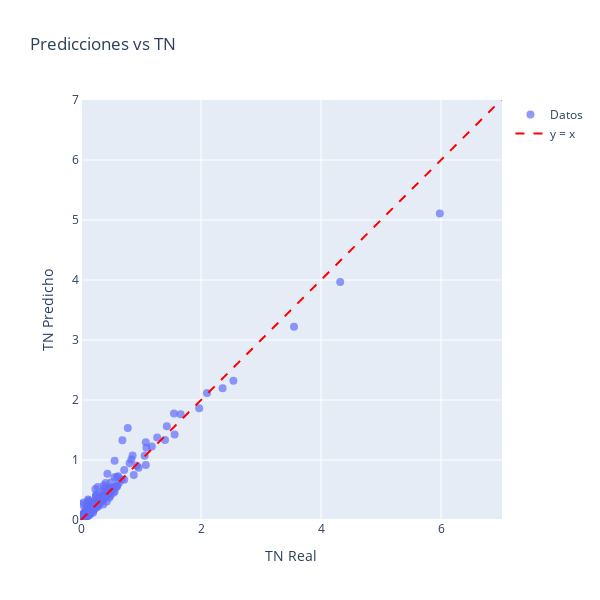

Notebook cell for this chart:
### Code cell
import plotly.graph_objects as go

# Crear el gráfico de dispersión
fig = go.Figure()

# Añadir los puntos de dispersión con el product_id en el hover
fig.add_trace(go.Scatter(
    x=df_final["tn"],
    y=df_final["tn_t2_pred"],
    mode='markers',
    name='Datos',
    customdata=df_final["product_id"],  # Pasamos el product_id como dato adicional
    hovertemplate=(
        "<b>TN Real</b>: %{x}<br>"
        "<b>TN Predicho</b>: %{y}<br>"
        "<b>Product ID</b>: %{customdata}<br>"
        "<extra></extra>"  # Elimina información adicional automática
    ),
    marker=dict(size=8, opacity=0.7)  # Opcional: ajustar tamaño y transparencia
))

# Añadir la línea de referencia y=x
fig.add_trace(go.Scatter(
    x=[0, 1400],
    y=[0, 1400],
    mode='lines',
    name='y = x',
    line=dict(color='red', dash='dash')
))

# Configurar el diseño del gráfico para que sea cuadrado
fig.update_layout(
    title='Predicciones vs TN',
    xaxis_title='TN Real',
    yaxis_title='TN Predicho',
    showlegend=True,
    # Forzar misma escala en ejes X e Y
    xaxis=dict(scaleanchor="y", scaleratio=1),
    yaxis=dict(scaleanchor="x", scaleratio=1),
    # Tamaño cuadrado (opcional)
    width=600,
    height=600,
    # Rango fijo para ambos ejes (opcional)
    xaxis_range=[0, 7],
    yaxis_range=[0, 7]
)

# Mostrar el gráfico
fig.show()

### Figure 1 — Plotly figure (JSON) as saved in the notebook; plotly's stock layout.template omitted (floating-point values rounded to 4 significant figures; data arrays with more than 128 entries replaced by an {"elided": "..."} marker saying what was removed)
{"data": [{"customdata": {"elided": "558 int values"}, "hovertemplate": "<b>TN Real</b>: %{x}<br><b>TN Predicho</b>: %{y}<br><b>Product ID</b>: %{customdata}<br><extra></extra>", "marker": {"opacity": 0.7, "size": 8}, "mode": "markers", "name": "Datos", "type": "scatter", "x": {"elided": "558 float values"}, "y": {"elided": "558 float values"}}, {"line": {"color": "red", "dash": "dash"}, "mode": "lines", "name": "y = x", "type": "scatter", "x": [0, 1400], "y": [0, 1400]}], "layout": {"height": 600, "showlegend": true, "title": {"text": "Predicciones vs TN"}, "width": 600, "xaxis": {"range": [0, 7], "scaleanchor": "y", "scaleratio": 1, "title": {"text": "TN Real"}}, "yaxis": {"range": [0, 7], "scaleanchor": "x", "scaleratio": 1, "title": {"text": "TN Predicho"}}}}
